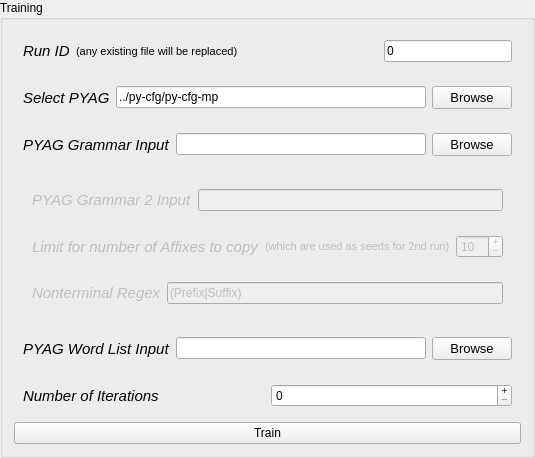
            <widget class="QGroupBox" name="groupTraining">
             <property name="font">
              <font>
               <weight>50</weight>
               <bold>false</bold>
              </font>
             </property>
             <property name="statusTip">
              <string>Training Phase: Segment the word list file and generate the grammar rules</string>
             </property>
             <property name="title">
              <string>Training</string>
             </property>
             <layout class="QVBoxLayout" name="verticalLayout_3">
              <item>
               <widget class="QWidget" name="widgetRunID" native="true">
                <layout class="QHBoxLayout" name="horizontalLayout_17">
                 <item>
                  <widget class="QLabel" name="labelSeparateBy_2">
                   <property name="font">
                    <font>
                     <pointsize>11</pointsize>
                     <weight>50</weight>
                     <italic>true</italic>
                     <bold>false</bold>
                     <underline>false</underline>
                    </font>
                   </property>
                   <property name="statusTip">
                    <string>All the files generated for this run will begin with this ID (ID+'.1' for cascaded 2nd run)</string>
                   </property>
                   <property name="text">
                    <string>Run ID</string>
                   </property>
                  </widget>
                 </item>
                 <item>
                  <widget class="QLabel" name="label_5">
                   <property name="font">
                    <font>
                     <pointsize>8</pointsize>
                    </font>
                   </property>
                   <property name="text">
                    <string>(any existing file will be replaced)</string>
                   </property>
                  </widget>
                 </item>
                 <item>
                  <widget class="QLabel" name="label_4">
                   <property name="font">
                    <font>
                     <pointsize>8</pointsize>
                    </font>
                   </property>
                   <property name="text">
                    <string/>
                   </property>
                  </widget>
                 </item>
                 <item>
                  <spacer name="horizontalSpacer_2">
                   <property name="orientation">
                    <enum>Qt::Horizontal</enum>
                   </property>
                   <property name="sizeHint" stdset="0">
                    <size>
                     <width>40</width>
                     <height>20</height>
                    </size>
                   </property>
                  </spacer>
                 </item>
                 <item>
                  <widget class="QLineEdit" name="lineEditRunID">
                   <property name="statusTip">
                    <string>integer in [0, 9999], if 0 is the run ID, file generated will begin with '0'</string>
                   </property>
                   <property name="text">
                    <string>0</string>
                   </property>
                   <property name="maxLength">
                    <number>4</number>
                   </property>
                  </widget>
                 </item>
                </layout>
               </widget>
              </item>
              <item>
               <widget class="QWidget" name="widgetSelectPYAG" native="true">
                <layout class="QHBoxLayout" name="horizontalLayout_4">
                 <item>
                  <widget class="QLabel" name="labelSelectPYAG">
                   <property name="font">
                    <font>
                     <pointsize>11</pointsize>
                     <weight>50</weight>
                     <italic>true</italic>
                     <bold>false</bold>
                     <underline>false</underline>
                    </font>
                   </property>
                   <property name="statusTip">
                    <string>Select PYAG Binary</string>
                   </property>
                   <property name="text">
                    <string>Select PYAG</string>
                   </property>
                  </widget>
                 </item>
                 <item>
                  <widget class="QLineEdit" name="edit_PYAG_binary_path">
                   <property name="statusTip">
                    <string>Adaptor Grammars binary file path</string>
                   </property>
                   <property name="text">
                    <string>../py-cfg/py-cfg-mp</string>
                   </property>
                  </widget>
                 </item>
                 <item>
                  <widget class="QPushButton" name="browsePYAG">
                   <property name="sizePolicy">
                    <sizepolicy hsizetype="Minimum" vsizetype="Expanding">
                     <horstretch>0</horstretch>
                     <verstretch>0</verstretch>
                    </sizepolicy>
                   </property>
                   <property name="font">
                    <font>
                     <pointsize>10</pointsize>
                    </font>
                   </property>
                   <property name="statusTip">
                    <string>Browse</string>
                   </property>
                   <property name="text">
                    <string>Browse</string>
                   </property>
                  </widget>
                 </item>
                </layout>
               </widget>
              </item>
              <item>
               <widget class="QWidget" name="widgetPYAGGrammarInput" native="true">
                <property name="sizePolicy">
                 <sizepolicy hsizetype="Preferred" vsizetype="Preferred">
                  <horstretch>0</horstretch>
                  <verstretch>0</verstretch>
                 </sizepolicy>
                </property>
                <layout class="QHBoxLayout" name="horizontalLayout_15">
                 <item>
                  <widget class="QLabel" name="labelGrammarInput">
                   <property name="font">
                    <font>
                     <pointsize>11</pointsize>
                     <weight>50</weight>
                     <italic>true</italic>
                     <bold>false</bold>
                     <underline>false</underline>
                    </font>
                   </property>
                   <property name="statusTip">
                    <string>Select Grammar Input for PYAG sampler</string>
                   </property>
                   <property name="text">
                    <string>PYAG Grammar Input</string>
                   </property>
                  </widget>
                 </item>
                 <item>
                  <widget class="QLineEdit" name="edit_pyag_input_grammar_path">
                   <property name="statusTip">
                    <string>PYAG Grammar Input file path</string>
                   </property>
                  </widget>
                 </item>
                 <item>
                  <widget class="QPushButton" name="browsePYAGGrammar">
                   <property name="sizePolicy">
                    <sizepolicy hsizetype="Minimum" vsizetype="Expanding">
                     <horstretch>0</horstretch>
                     <verstretch>0</verstretch>
                    </sizepolicy>
                   </property>
                   <property name="font">
                    <font>
                     <pointsize>10</pointsize>
                    </font>
                   </property>
                   <property name="statusTip">
                    <string>Browse Files</string>
                   </property>
                   <property name="text">
                    <string>Browse</string>
                   </property>
                  </widget>
                 </item>
                </layout>
               </widget>
              </item>
              <item>
               <widget class="QWidget" name="widgetCascadedSettings" native="true">
                <property name="enabled">
                 <bool>false</bool>
                </property>
                <layout class="QVBoxLayout" name="verticalLayout_10">
                 <item>
                  <widget class="QWidget" name="widgetPYAGGrammarInput_2" native="true">
                   <property name="sizePolicy">
                    <sizepolicy hsizetype="Preferred" vsizetype="Preferred">
                     <horstretch>0</horstretch>
                     <verstretch>0</verstretch>
                    </sizepolicy>
                   </property>
                   <layout class="QHBoxLayout" name="horizontalLayout_23">
                    <item>
                     <widget class="QLabel" name="labelGrammarInput_2">
                      <property name="font">
                       <font>
                        <pointsize>11</pointsize>
                        <weight>50</weight>
                        <italic>true</italic>
                        <bold>false</bold>
                        <underline>false</underline>
                       </font>
                      </property>
                      <property name="statusTip">
                       <string>(Automatic) Grammar 2 Input for PYAG sampler (only for cascaded grammar)</string>
                      </property>
                      <property name="text">
                       <string>PYAG Grammar 2 Input</string>
                      </property>
                     </widget>
                    </item>
                    <item>
                     <widget class="QLineEdit" name="edit_pyag_input_grammar_path_2">
                      <property name="statusTip">
                       <string>PYAG Grammar 2 Input file path (will be decided automatically)</string>
                      </property>
                      <property name="readOnly">
                       <bool>true</bool>
                      </property>
                     </widget>
                    </item>
                   </layout>
                  </widget>
                 </item>
                 <item>
                  <widget class="QWidget" name="widgetNumberofAffixes" native="true">
                   <layout class="QHBoxLayout" name="horizontalLayout_24">
                    <item>
                     <widget class="QLabel" name="labelNumberofAffixes">
                      <property name="font">
                       <font>
                        <pointsize>11</pointsize>
                        <weight>50</weight>
                        <italic>true</italic>
                        <bold>false</bold>
                        <underline>false</underline>
                       </font>
                      </property>
                      <property name="statusTip">
                       <string>Maximum number of Affixes (Prefixes + Suffixes) to copy from the first run</string>
                      </property>
                      <property name="text">
                       <string>Limit for number of Affixes to copy</string>
                      </property>
                     </widget>
                    </item>
                    <item>
                     <widget class="QLabel" name="label_8">
                      <property name="font">
                       <font>
                        <pointsize>8</pointsize>
                       </font>
                      </property>
                      <property name="text">
                       <string>(which are used as seeds for 2nd run)</string>
                      </property>
                     </widget>
                    </item>
                    <item>
                     <widget class="QSpinBox" name="spinBoxNumberofAffixes">
                      <property name="statusTip">
                       <string>Enter the upper limit for number of affixes to copy</string>
                      </property>
                      <property name="buttonSymbols">
                       <enum>QAbstractSpinBox::PlusMinus</enum>
                      </property>
                      <property name="maximum">
                       <number>100</number>
                      </property>
                      <property name="singleStep">
                       <number>5</number>
                      </property>
                      <property name="value">
                       <number>10</number>
                      </property>
                     </widget>
                    </item>
                   </layout>
                  </widget>
                 </item>
                 <item>
                  <widget class="QWidget" name="widgetCascadedGrammarRegex" native="true">
                   <property name="sizePolicy">
                    <sizepolicy hsizetype="Preferred" vsizetype="Preferred">
                     <horstretch>0</horstretch>
                     <verstretch>0</verstretch>
                    </sizepolicy>
                   </property>
                   <layout class="QHBoxLayout" name="horizontalLayout_22">
                    <item>
                     <widget class="QLabel" name="labelNonterminalRegex">
                      <property name="font">
                       <font>
                        <pointsize>11</pointsize>
                        <weight>50</weight>
                        <italic>true</italic>
                        <bold>false</bold>
                        <underline>false</underline>
                       </font>
                      </property>
                      <property name="statusTip">
                       <string>Regular expression that specifies which affixes to copy from the segmentation output</string>
                      </property>
                      <property name="text">
                       <string>Nonterminal Regex</string>
                      </property>
                     </widget>
                    </item>
                    <item>
                     <widget class="QLineEdit" name="edit_nonterminal_regex">
                      <property name="statusTip">
                       <string>Regex in the given format only (A|B)</string>
                      </property>
                      <property name="text">
                       <string>(Prefix|Suffix)</string>
                      </property>
                     </widget>
                    </item>
                   </layout>
                  </widget>
                 </item>
                </layout>
               </widget>
              </item>
              <item>
               <widget class="QWidget" name="widgetPYAGWordListInput" native="true">
                <property name="sizePolicy">
                 <sizepolicy hsizetype="Preferred" vsizetype="Preferred">
                  <horstretch>0</horstretch>
                  <verstretch>0</verstretch>
                 </sizepolicy>
                </property>
                <layout class="QHBoxLayout" name="horizontalLayout_16">
                 <item>
                  <widget class="QLabel" name="labelWordListInput">
                   <property name="font">
                    <font>
                     <pointsize>11</pointsize>
                     <weight>50</weight>
                     <italic>true</italic>
                     <bold>false</bold>
                     <underline>false</underline>
                    </font>
                   </property>
                   <property name="statusTip">
                    <string>Select Grammar Input for PYAG sampler</string>
                   </property>
                   <property name="text">
                    <string>PYAG Word List Input</string>
                   </property>
                  </widget>
                 </item>
                 <item>
                  <widget class="QLineEdit" name="edit_pyag_input_wordlist">
                   <property name="statusTip">
                    <string>PYAG Grammar Input file path</string>
                   </property>
                  </widget>
                 </item>
                 <item>
                  <widget class="QPushButton" name="browsePYAGWordList">
                   <property name="sizePolicy">
                    <sizepolicy hsizetype="Minimum" vsizetype="Expanding">
                     <horstretch>0</horstretch>
                     <verstretch>0</verstretch>
                    </sizepolicy>
                   </property>
                   <property name="font">
                    <font>
                     <pointsize>10</pointsize>
                    </font>
                   </property>
                   <property name="statusTip">
                    <string>Browse Files</string>
                   </property>
                   <property name="text">
                    <string>Browse</string>
                   </property>
                  </widget>
                 </item>
                </layout>
               </widget>
              </item>
              <item>
               <widget class="QWidget" name="widgetNumberofIterations" native="true">
                <layout class="QHBoxLayout" name="horizontalLayout_5">
                 <item>
                  <widget class="QLabel" name="labelNumberofIterations">
                   <property name="font">
                    <font>
                     <pointsize>11</pointsize>
                     <weight>50</weight>
                     <italic>true</italic>
                     <bold>false</bold>
                     <underline>false</underline>
                    </font>
                   </property>
                   <property name="statusTip">
                    <string>Number of Iterations</string>
                   </property>
                   <property name="text">
                    <string>Number of Iterations</string>
                   </property>
                  </widget>
                 </item>
                 <item>
                  <widget class="QSpinBox" name="spinBoxNumberofIterations">
                   <property name="statusTip">
                    <string>Enter the number of iterations for sampler</string>
                   </property>
                   <property name="buttonSymbols">
                    <enum>QAbstractSpinBox::PlusMinus</enum>
                   </property>
                   <property name="maximum">
                    <number>10000</number>
                   </property>
                   <property name="singleStep">
                    <number>50</number>
                   </property>
                  </widget>
                 </item>
                </layout>
               </widget>
              </item>
              <item>
               <widget class="QPushButton" name="pushButtonTrain">
                <property name="font">
                 <font>
                  <family>Ubuntu</family>
                 </font>
                </property>
                <property name="statusTip">
                 <string>Start Training</string>
                </property>
                <property name="text">
                 <string>Train</string>
                </property>
               </widget>
              </item>
             </layout>
            </widget>
